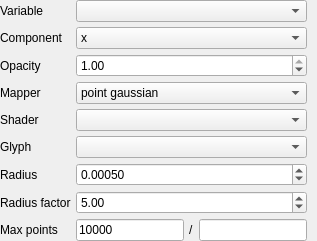
               <widget class="QWidget" name="page_vtp">
                <property name="sizePolicy">
                 <sizepolicy hsizetype="Preferred" vsizetype="Maximum">
                  <horstretch>0</horstretch>
                  <verstretch>0</verstretch>
                 </sizepolicy>
                </property>
                <layout class="QGridLayout" name="gridLayout_8">
                 <property name="leftMargin">
                  <number>0</number>
                 </property>
                 <property name="topMargin">
                  <number>0</number>
                 </property>
                 <property name="rightMargin">
                  <number>10</number>
                 </property>
                 <property name="bottomMargin">
                  <number>0</number>
                 </property>
                 <property name="spacing">
                  <number>5</number>
                 </property>
                 <item row="7" column="0">
                  <widget class="QLabel" name="label_forcechain_radius">
                   <property name="text">
                    <string>Radius</string>
                   </property>
                  </widget>
                 </item>
                 <item row="9" column="2">
                  <widget class="QLabel" name="label_11">
                   <property name="text">
                    <string>/</string>
                   </property>
                  </widget>
                 </item>
                 <item row="0" column="0">
                  <widget class="QLabel" name="label_10">
                   <property name="text">
                    <string>Variable</string>
                   </property>
                  </widget>
                 </item>
                 <item row="1" column="0">
                  <widget class="QLabel" name="label_8">
                   <property name="text">
                    <string>Component</string>
                   </property>
                  </widget>
                 </item>
                 <item row="3" column="0">
                  <widget class="QLabel" name="label_9">
                   <property name="text">
                    <string>Opacity</string>
                   </property>
                  </widget>
                 </item>
                 <item row="4" column="0">
                  <widget class="QLabel" name="label_26">
                   <property name="text">
                    <string>Mapper</string>
                   </property>
                  </widget>
                 </item>
                 <item row="5" column="0">
                  <widget class="QLabel" name="label_shader">
                   <property name="text">
                    <string>Shader</string>
                   </property>
                  </widget>
                 </item>
                 <item row="6" column="0">
                  <widget class="QLabel" name="label_glyph">
                   <property name="text">
                    <string>Glyph</string>
                   </property>
                  </widget>
                 </item>
                 <item row="9" column="0">
                  <widget class="QLabel" name="label_max_points">
                   <property name="text">
                    <string>Max points</string>
                   </property>
                  </widget>
                 </item>
                 <item row="9" column="1">
                  <widget class="LineEdit" name="lineedit_maximum_glyph_points">
                   <property name="text">
                    <string>10000</string>
                   </property>
                  </widget>
                 </item>
                 <item row="5" column="1" colspan="3">
                  <widget class="ComboBox" name="comboBox_particle_shader"/>
                 </item>
                 <item row="0" column="1" colspan="3">
                  <widget class="ComboBox" name="comboBox_points_variable"/>
                 </item>
                 <item row="9" column="3">
                  <widget class="QLineEdit" name="lineedit_point_count">
                   <property name="readOnly">
                    <bool>true</bool>
                   </property>
                  </widget>
                 </item>
                 <item row="1" column="1" colspan="3">
                  <widget class="ComboBox" name="comboBox_points_component">
                   <item>
                    <property name="text">
                     <string>x</string>
                    </property>
                   </item>
                   <item>
                    <property name="text">
                     <string>y</string>
                    </property>
                   </item>
                   <item>
                    <property name="text">
                     <string>z</string>
                    </property>
                   </item>
                   <item>
                    <property name="text">
                     <string>mag</string>
                    </property>
                   </item>
                  </widget>
                 </item>
                 <item row="6" column="1" colspan="3">
                  <widget class="ComboBox" name="comboBox_glyph"/>
                 </item>
                 <item row="4" column="1" colspan="3">
                  <widget class="ComboBox" name="comboBox_particle_mapper">
                   <item>
                    <property name="text">
                     <string>point gaussian</string>
                    </property>
                   </item>
                   <item>
                    <property name="text">
                     <string>glyphs</string>
                    </property>
                   </item>
                   <item>
                    <property name="text">
                     <string>force chain</string>
                    </property>
                   </item>
                  </widget>
                 </item>
                 <item row="3" column="1" colspan="3">
                  <widget class="QDoubleSpinBox" name="doubleSpinBox_points_opacity">
                   <property name="maximum">
                    <double>1.000000000000000</double>
                   </property>
                   <property name="singleStep">
                    <double>0.100000000000000</double>
                   </property>
                   <property name="value">
                    <double>1.000000000000000</double>
                   </property>
                  </widget>
                 </item>
                 <item row="8" column="0">
                  <widget class="QLabel" name="label_forcechain_radius_factor">
                   <property name="text">
                    <string>Radius factor</string>
                   </property>
                  </widget>
                 </item>
                 <item row="7" column="1" colspan="3">
                  <widget class="QDoubleSpinBox" name="doubleSpinBox_forcechain_radius">
                   <property name="decimals">
                    <number>5</number>
                   </property>
                   <property name="maximum">
                    <double>9999.989999999999782</double>
                   </property>
                   <property name="singleStep">
                    <double>0.000100000000000</double>
                   </property>
                   <property name="value">
                    <double>0.000500000000000</double>
                   </property>
                  </widget>
                 </item>
                 <item row="8" column="1" colspan="3">
                  <widget class="QDoubleSpinBox" name="doubleSpinBox_forcechain_factor">
                   <property name="value">
                    <double>5.000000000000000</double>
                   </property>
                  </widget>
                 </item>
                </layout>
               </widget>
